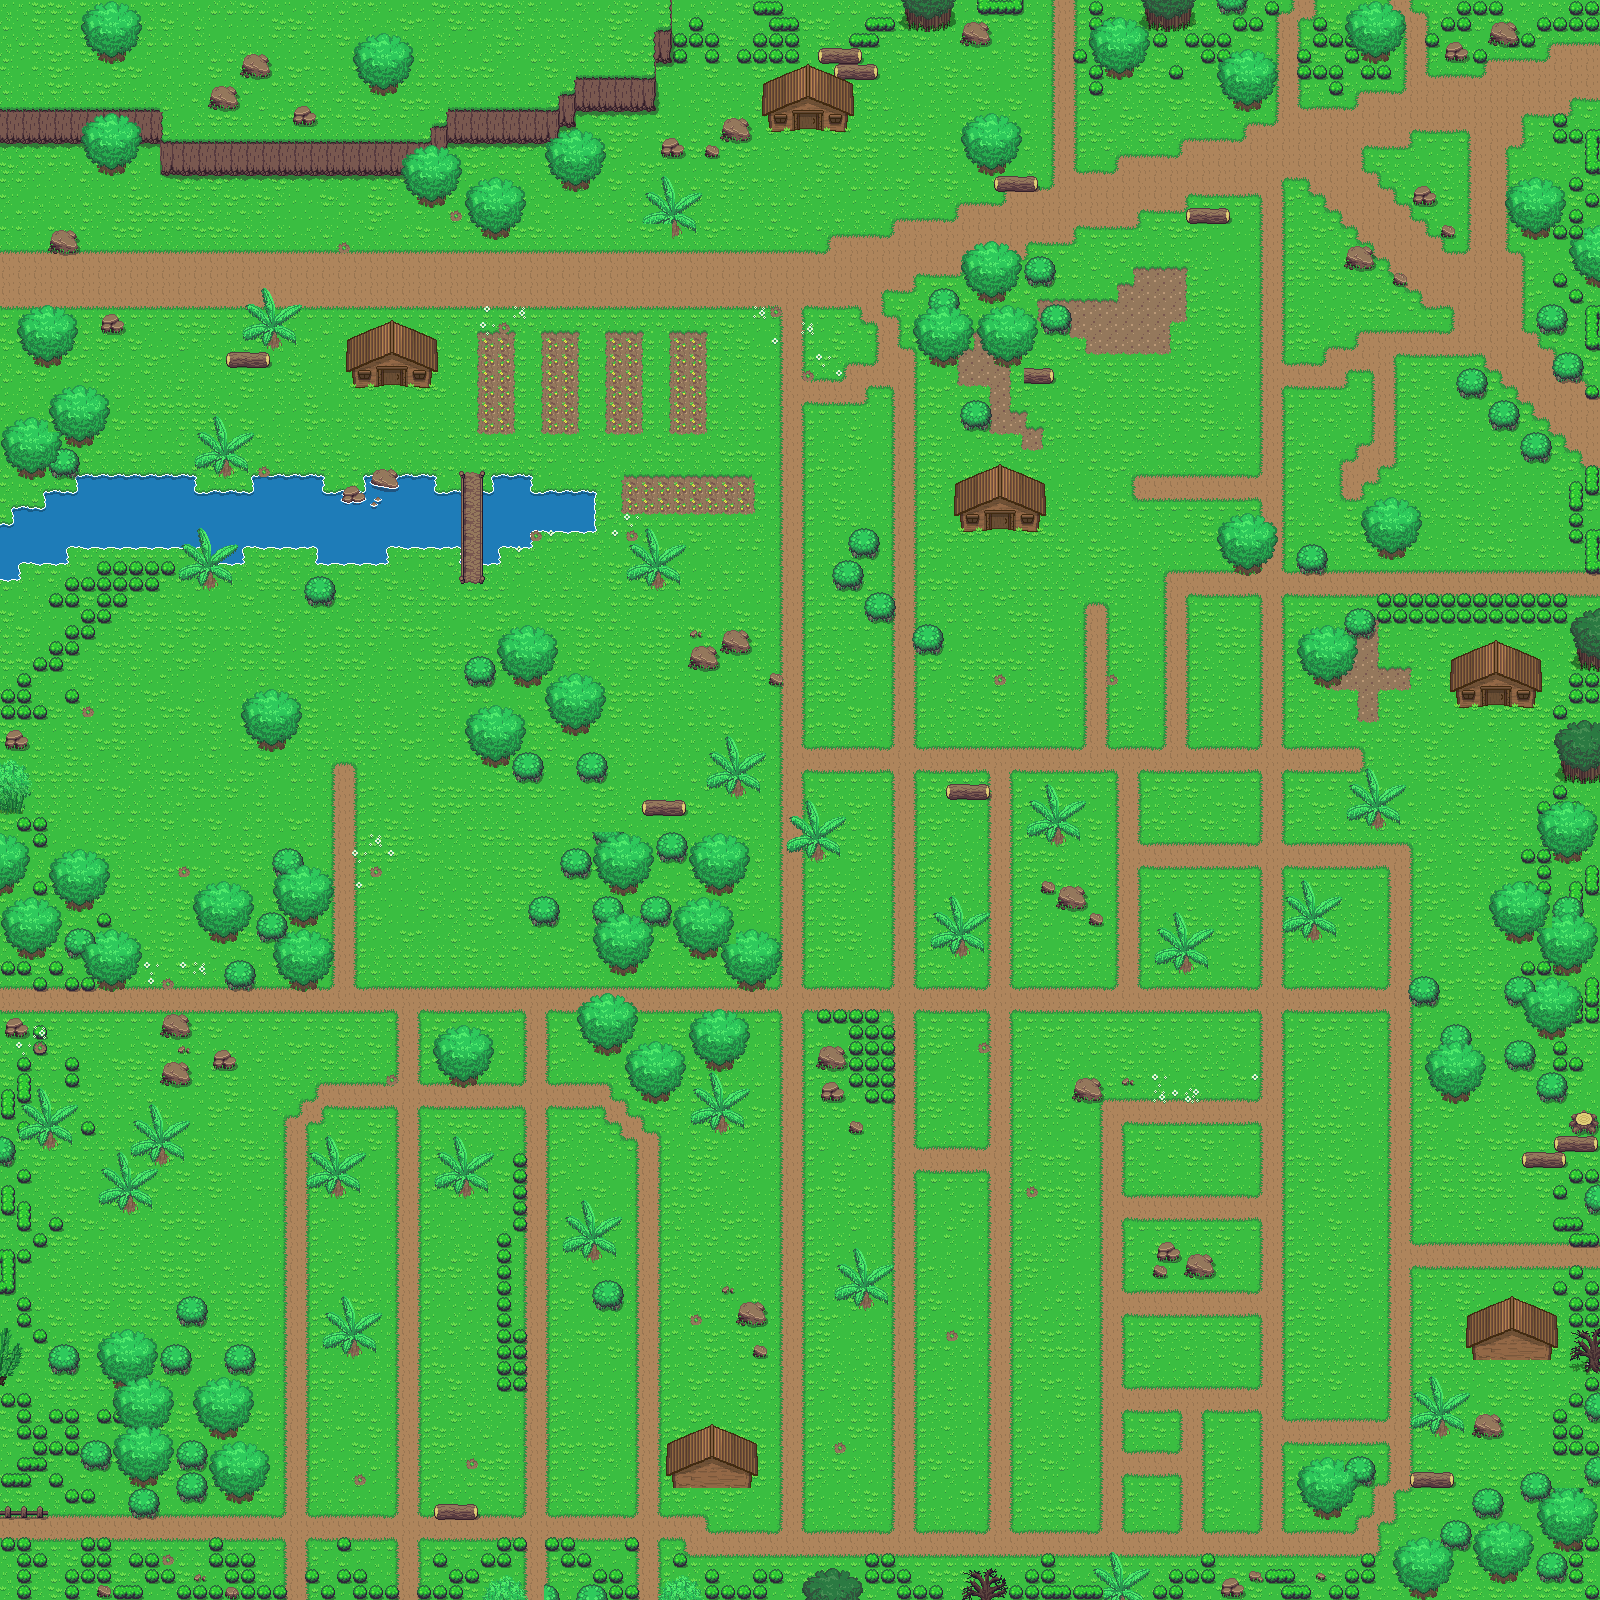

The image is a tile-based game level rendered from a .tmx file. Its description and source (layers, tilesets, objects; grid data summarised) follow:
An orthogonal 100x100 tile map with 16x16 px tiles, 10 tile layers (Base, endblocks, Cliff, Objects 1, ...), 2 tilesets.

<map version="1.0.0" orientation="orthogonal" renderorder="left-down" width="100" height="100" tilewidth="16" tileheight="16" nextobjectid="1">
 <tileset firstgid="1" source="../Tileset/Overworld.tsx" />
 <tileset firstgid="1729" source="../Tileset/Building.tsx" />
 <layer name="Base" width="100" height="100">
  <data>[10000 cells, 10000 non-empty, 43 distinct tile ids]</data>
 </layer>
 <layer name="endblocks" width="100" height="100">
  <data>[10000 cells, 478 non-empty, 106 distinct tile ids]</data>
 </layer>
 <layer name="Cliff" width="100" height="100">
  <data>[10000 cells, 193 non-empty, 18 distinct tile ids]</data>
 </layer>
 <layer name="Objects 1" width="100" height="100">
  <data>[10000 cells, 294 non-empty, 50 distinct tile ids]</data>
 </layer>
 <layer name="Plants 1" width="100" height="100">
  <data>[10000 cells, 259 non-empty, 10 distinct tile ids]</data>
 </layer>
 <layer name="buildings 1" width="100" height="100">
  <data>[10000 cells, 154 non-empty, 49 distinct tile ids]</data>
 </layer>
 <layer name="buildings 2" width="100" height="100">
  <data>[10000 cells, 0 non-empty, 0 distinct tile ids]</data>
 </layer>
 <layer name="Objects 2" width="100" height="100">
  <data>[10000 cells, 0 non-empty, 0 distinct tile ids]</data>
 </layer>
 <layer name="Plants 2" width="100" height="100">
  <data>[10000 cells, 189 non-empty, 5 distinct tile ids]</data>
 </layer>
 <layer name="Above Player" width="100" height="100">
  <properties>
   <property name="unity:sortingLayerName" value="AbovePlayer" />
  </properties>
  <data>[10000 cells, 1062 non-empty, 34 distinct tile ids]</data>
 </layer>
</map>
